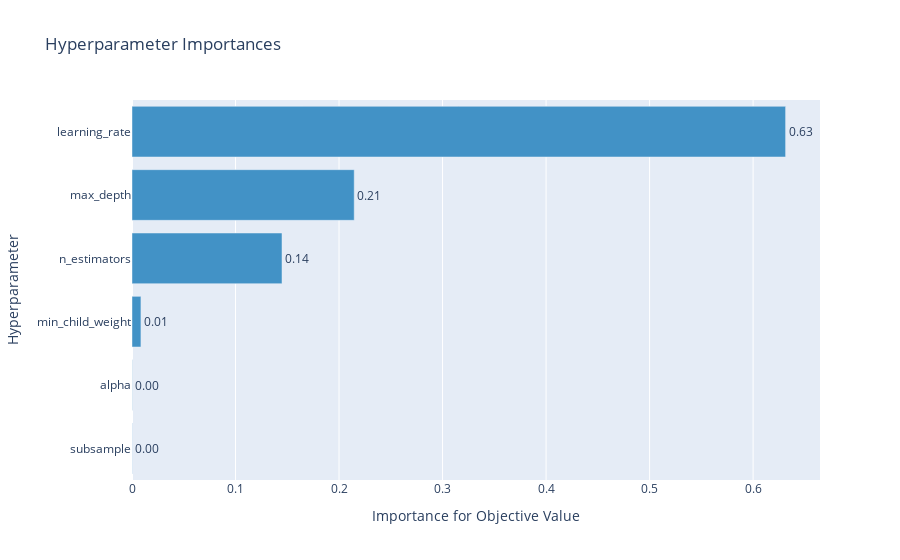

Write notebook code for a chart like this one.
### Code cell
optuna.visualization.plot_param_importances(studyXGB_dinner)

### Figure 1 — Plotly figure (JSON) as saved in the notebook; plotly's stock layout.template omitted (floating-point values rounded to 4 significant figures)
{"data": [{"cliponaxis": false, "hovertemplate": ["subsample (LogUniformDistribution): 0.00019238565481458702<extra></extra>", "alpha (LogUniformDistribution): 0.00022544468178240253<extra></extra>", "min_child_weight (IntUniformDistribution): 0.008628572436771134<extra></extra>", "n_estimators (IntUniformDistribution): 0.14490038197386707<extra></extra>", "max_depth (IntUniformDistribution): 0.21465863425892373<extra></extra>", "learning_rate (LogUniformDistribution): 0.6313945809938413<extra></extra>"], "marker": {"color": "rgb(66,146,198)"}, "orientation": "h", "text": ["0.00019238565481458702", "0.00022544468178240253", "0.008628572436771134", "0.14490038197386707", "0.21465863425892373", "0.6313945809938413"], "textposition": "outside", "texttemplate": "%{text:.2f}", "type": "bar", "x": [0.0001924, 0.0002254, 0.008629, 0.1449, 0.2147, 0.6314], "y": ["subsample", "alpha", "min_child_weight", "n_estimators", "max_depth", "learning_rate"]}], "layout": {"autosize": true, "showlegend": false, "title": {"text": "Hyperparameter Importances"}, "xaxis": {"autorange": true, "range": [0, 0.6646], "title": {"text": "Importance for Objective Value"}, "type": "linear"}, "yaxis": {"autorange": true, "range": [-0.5, 5.5], "title": {"text": "Hyperparameter"}, "type": "category"}}}
